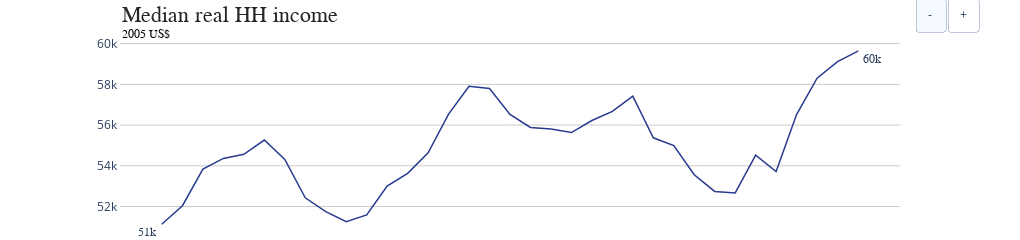

The notebook cell saved with this chart:
### Code cell
fig = plot_nice(title='Median real HH income', dic=dic, df=df, 
          margin=dict(autoexpand=False,l=120,r=120,t=38,b=0), 
          show_series_label=False,height=160,
          recessions=True,
          y_units='2005 US$')

### Figure 1 — Plotly figure (JSON) as saved in the notebook; plotly's stock layout.template omitted (floating-point values rounded to 4 significant figures)
{"data": [{"connectgaps": true, "line": {"color": "rgb(41, 58, 143)", "width": 1.5}, "mode": "lines", "name": "median nominal HH income", "type": "scatter", "x": ["1984-07-01T00:00:00", "1985-07-01T00:00:00", "1986-07-01T00:00:00", "1987-07-01T00:00:00", "1988-07-01T00:00:00", "1989-07-01T00:00:00", "1990-07-01T00:00:00", "1991-07-01T00:00:00", "1992-07-01T00:00:00", "1993-07-01T00:00:00", "1994-07-01T00:00:00", "1995-07-01T00:00:00", "1996-07-01T00:00:00", "1997-07-01T00:00:00", "1998-07-01T00:00:00", "1999-07-01T00:00:00", "2000-07-01T00:00:00", "2001-07-01T00:00:00", "2002-07-01T00:00:00", "2003-07-01T00:00:00", "2004-07-01T00:00:00", "2005-07-01T00:00:00", "2006-07-01T00:00:00", "2007-07-01T00:00:00", "2008-07-01T00:00:00", "2009-07-01T00:00:00", "2010-07-01T00:00:00", "2011-07-01T00:00:00", "2012-07-01T00:00:00", "2013-07-01T00:00:00", "2014-07-01T00:00:00", "2015-07-01T00:00:00", "2016-07-01T00:00:00", "2017-07-01T00:00:00", "2018-07-01T00:00:00"], "y": [51140.0, 52040.0, 53840.0, 54360.0, 54570.0, 55270.0, 54320.0, 52430.0, 51750.0, 51260.0, 51590.0, 53000.0, 53630.0, 54640.0, 56540.0, 57910.0, 57800.0, 56530.0, 55880.0, 55810.0, 55630.0, 56220.0, 56670.0, 57420.0, 55380.0, 54990.0, 53560.0, 52740.0, 52670.0, 54520.0, 53720.0, 56516, 58300.0, 59120.0, 59630.0]}, {"marker": {"color": "rgb(41, 58, 143)", "size": 1}, "mode": "markers", "type": "scatter", "x": ["1984-07-01T00:00:00", "2018-07-01T00:00:00"], "y": [51140.0, 59630.0]}], "layout": {"annotations": [{"font": {"family": "Arial", "size": 12}, "showarrow": false, "text": "51k", "x": 0.05, "xanchor": "right", "xref": "paper", "y": 51140.0, "yanchor": "top"}, {"font": {"family": "Arial", "size": 12}, "showarrow": false, "text": "60k", "x": 0.95, "xanchor": "left", "xref": "paper", "y": 59630.0, "yanchor": "top"}, {"font": {"color": "rgb(37,37,37)", "family": "Arial", "size": 22}, "showarrow": false, "text": "Median real HH income", "x": 0, "xanchor": "left", "xref": "paper", "y": 1.05, "yanchor": "bottom", "yref": "paper"}, {"font": {"color": "rgb(150,150,150)", "family": "Arial", "size": 12}, "showarrow": false, "text": "Source: U.S. Census Bureau", "x": 0, "xanchor": "left", "xref": "paper", "y": -0.2, "yanchor": "top", "yref": "paper"}, {"font": {"color": "black", "family": "Arial", "size": 12}, "showarrow": false, "text": "2005 US$", "x": 0, "xref": "paper", "y": 1.06, "yref": "paper"}], "autosize": false, "height": 160, "margin": {"autoexpand": false, "b": 0, "l": 120, "r": 120, "t": 38}, "plot_bgcolor": "white", "showlegend": false, "updatemenus": [{"active": 0, "buttons": [{"args": ["shapes", []], "label": "-", "method": "relayout"}, {"args": ["shapes", [{"fillcolor": "lightgray", "layer": "below", "line": {"color": "white", "width": 0.1}, "line_width": 0, "type": "rect", "x0": "1990-07-01T00:00:00", "x1": "1991-01-01T00:00:00", "xref": "x", "y0": 0, "y1": 0.97, "yref": "paper"}, {"fillcolor": "lightgray", "layer": "below", "line": {"color": "white", "width": 0.1}, "line_width": 0, "type": "rect", "x0": "2001-01-01T00:00:00", "x1": "2001-10-01T00:00:00", "xref": "x", "y0": 0, "y1": 0.97, "yref": "paper"}, {"fillcolor": "lightgray", "layer": "below", "line": {"color": "white", "width": 0.1}, "line_width": 0, "type": "rect", "x0": "2007-10-01T00:00:00", "x1": "2009-04-01T00:00:00", "xref": "x", "y0": 0, "y1": 0.97, "yref": "paper"}]], "label": "+", "method": "relayout"}], "direction": "right", "type": "buttons", "x": 1.1, "y": 1.2}], "width": 1020, "xaxis": {"linecolor": "rgb(204, 204, 204)", "linewidth": 2, "showgrid": true, "showline": true, "showticklabels": true, "tickfont": {"color": "rgb(82, 82, 82)", "family": "Arial", "size": 12}, "ticks": "outside"}, "yaxis": {"gridcolor": "rgb(204, 204, 204)", "showgrid": true, "showline": true, "showticklabels": true, "zeroline": false}}}
